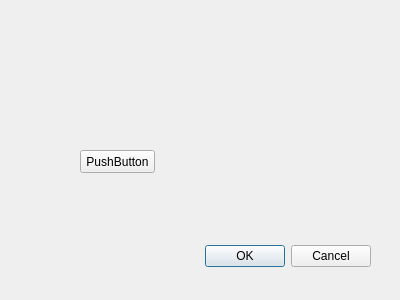
<?xml version="1.0" encoding="UTF-8"?>
<ui version="4.0">
 <class>Dialog</class>
 <widget class="QDialog" name="Dialog">
  <property name="geometry">
   <rect>
    <x>0</x>
    <y>0</y>
    <width>400</width>
    <height>300</height>
   </rect>
  </property>
  <property name="windowTitle">
   <string>Dialog</string>
  </property>
  <widget class="QDialogButtonBox" name="buttonBox">
   <property name="geometry">
    <rect>
     <x>30</x>
     <y>240</y>
     <width>341</width>
     <height>32</height>
    </rect>
   </property>
   <property name="orientation">
    <enum>Qt::Horizontal</enum>
   </property>
   <property name="standardButtons">
    <set>QDialogButtonBox::Cancel|QDialogButtonBox::Ok</set>
   </property>
  </widget>
  <widget class="QPushButton" name="pushButton">
   <property name="geometry">
    <rect>
     <x>80</x>
     <y>150</y>
     <width>75</width>
     <height>23</height>
    </rect>
   </property>
   <property name="text">
    <string>PushButton</string>
   </property>
  </widget>
 </widget>
 <resources/>
 <connections>
  <connection>
   <sender>buttonBox</sender>
   <signal>accepted()</signal>
   <receiver>Dialog</receiver>
   <slot>accept()</slot>
   <hints>
    <hint type="sourcelabel">
     <x>248</x>
     <y>254</y>
    </hint>
    <hint type="destinationlabel">
     <x>157</x>
     <y>274</y>
    </hint>
   </hints>
  </connection>
  <connection>
   <sender>buttonBox</sender>
   <signal>rejected()</signal>
   <receiver>Dialog</receiver>
   <slot>reject()</slot>
   <hints>
    <hint type="sourcelabel">
     <x>316</x>
     <y>260</y>
    </hint>
    <hint type="destinationlabel">
     <x>286</x>
     <y>274</y>
    </hint>
   </hints>
  </connection>
 </connections>
</ui>
